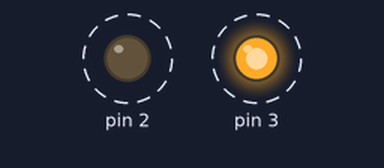
A sketch run on a simulated Arduino Uno, built with avr-gcc and run on an emulated ATmega328P. Parts: output pins drawn as LEDs (lit = HIGH). Dashed ring = blinking.

Above: at 0.5 s.
Timing chart, 0 to 4.6 s (numbered marks = the images above):
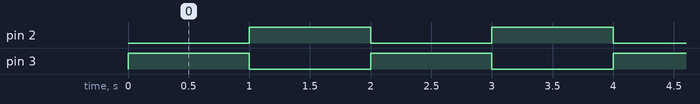

Measured:
- by itself, pin 2, pin 3: alternates HIGH for 1.0 s and LOW for 1.0 s

The sketch:

Alternate_Light_LED.ino
```cpp
void setup() {
  // initialize LED_BUILTIN as an output.
  pinMode(3, OUTPUT);
  pinMode(2, OUTPUT);
}

// the loop function runs over and over again forever
void loop() {
  // *****MAY CAUSE SEZIURES*****
  digitalWrite(3, HIGH);   // turn the LED on (HIGH is the voltage level)
  digitalWrite(2, LOW);   // turn the LED on (HIGH is the voltage level)
  delay(1000);                       // wait for a second
  digitalWrite(3, LOW);    // turn the LED off by making the voltage LOW
  digitalWrite(2, HIGH);    // turn the LED off by making the voltage LOW
  delay(1000);                       // wait for a second
}
```
